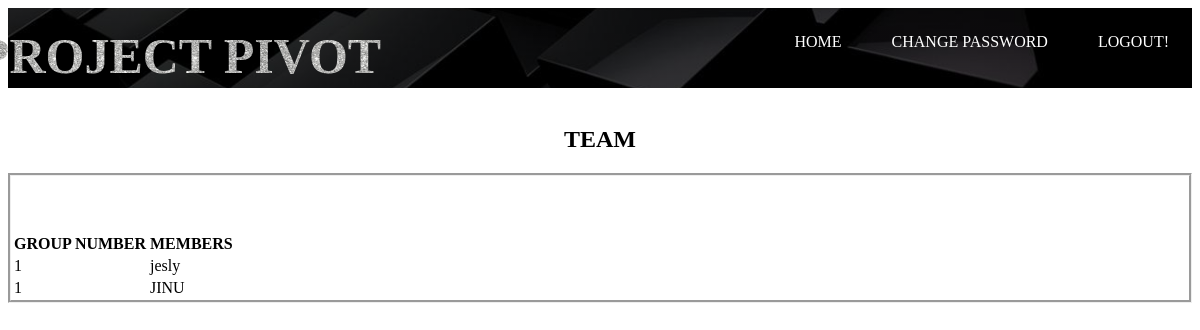
Page /groupview.php (signed in) on the committed database.
### tables this page shows
CREATE TABLE `groupstu` (
  `id` int(30) NOT NULL,
  `batch` varchar(30) NOT NULL,
  `gno` int(30) NOT NULL,
  `name` varchar(100) NOT NULL,
  `rollno` varchar(30) NOT NULL,
  `guide` varchar(30) NOT NULL
);

### groupview.php (the view, shortened to what this page needs)
<html>
<head>
<link rel="stylesheet" type="text/css" href="maincss.css">
</head>
<body style="background-image: url('cell.jpg'); background-repeat: no-repeat;background-size: cover">
  <header>
    <div class="main">
<ul>
  <li><a href="guidehome.php">HOME</a></li>
<li><a href="changepassword.php">CHANGE PASSWORD</a></li>
<li><a href="home.html">LOGOUT!</a></li>
</ul>
</div>
    <div class="title">
      <h3>PROJECT PIVOT </h3></div></header>
<link rel="stylesheet" type="text/css" href="form.css"><br>
<h2><center>TEAM</h2>
<form style="border-style: groove;">
<?php
$con=mysqli_connect('localhost','root','','project');
?>
<table style="background-image: url('cell.jpg'); background-repeat: no-repeat;background-size: cover">
<thead  >
  <?php
  $uid=$_SESSION['uid'] ;
$s1="select name from guide where uid='$uid'";
$si1=mysqli_query($con,$s1);
while ($row=mysqli_fetch_array($si1)) {
  $guide=$row['name'];
}
$result=mysqli_query($con,"select * from groupstu where guide='$guide'");
?>
<br><br>
<th>GROUP NUMBER</th>
<th>MEMBERS</th>
<tbody>
<?php while ($row=mysqli_fetch_array($result)) { ?>
<tr>
<td><?php echo $row['gno']; ?></td>
<td><?php echo $row['name']; ?></td>
<td>
</tr> <?php } ?>
</table>
</body>

### maincss.css (style rules this page uses)
header { background-image:linear-gradient(rgba(0,0,0,0.4),rgba(0,0,0,0.4)),url(black.jpg); height: 10vh; background-size: cover; background-position: center; }
ul { float:right; list-style-type: none; margin-top: 25px; }
ul li { display: inline-block; }
ul li a { font-color :green; text-decoration: none; color: #fff; padding: 5px 20px; border:3px solid transparent; transition: 0.6s ease; }
.title { position: absolute; top:7%; left:15%; float:center; transform: translate(-50%,-50%); }
.title h3 { color: #fff; font-size: 50px; }
.title h3 { font-size:50px; font-family: Bahnschrift Condensed;,serif; text-align:center; color:rgba(225,225,225,.1); background-image: url(download.jpg); background-repeat: repeat-x; -webkit-background-clip:text; animation: animate 15s linear infinite; float: center; }

### rows in the picture
groupstu: gno "1", name "jesly"
groupstu: gno "1", name "JINU"
